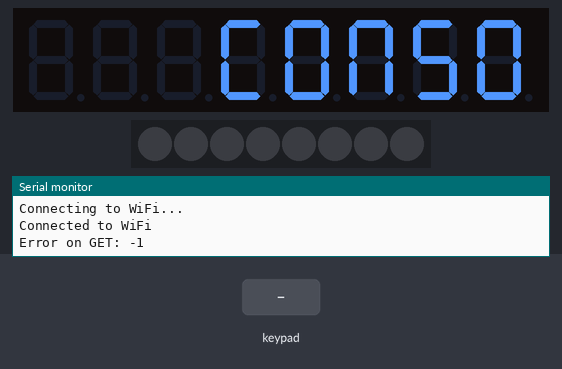
Bench run of a sketch on a simulated ESP32. On the bench: 8-digit seven-segment display, 8 RGB LEDs in strip order, left to right, the last lines printed to the serial monitor. Wiring (inferred from the names in the program): TM1638 display and keys: STB GPIO 4; clock GPIO 16; DIO GPIO 17. The test bench sets the inputs (shaded band). WiFi joins after 1.5 s; servers stay silent unless stated; uploads are accepted with an empty reply.

Above: at 3.4 s.
3.5 s: key '1' pressed
At 5.69 s:
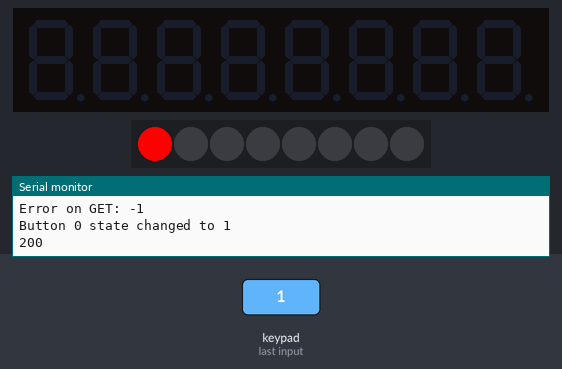
5.7 s: key '1' pressed
At 5.99 s:
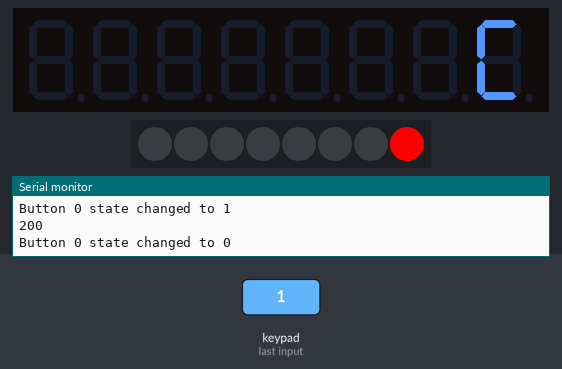
8.7 s: keypad keys 1 2 3 4 pressed 0.4 s apart
At 8.96 s:
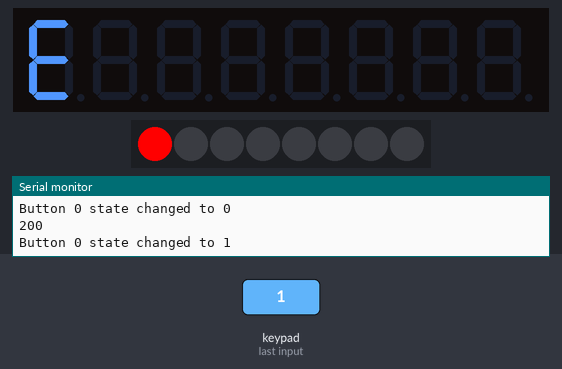
12.7 s: keypad keys 1 2 3 4 pressed 0.4 s apart
At 17.34 s:
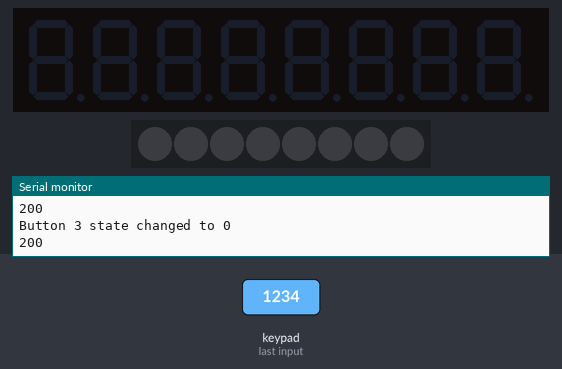
Timing chart, 0 to 18.3 s (numbered marks = the images above; inputs shaded):
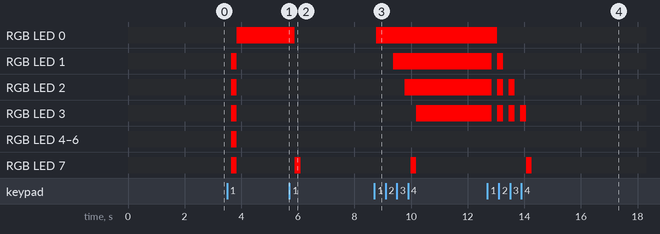

The sketch:

TM1638_buttons.ino
```cpp
/*
#include "wiring_shift_mod.h"

#define CLOCK_TYPE CLOCK_INVERT
#define CLOCK_DELAY_US 1

const int strobe_pin =  4;
const int clock_pin  = 16;
const int data_pin   = 17;


void setup()
{
  pinMode(strobe_pin, OUTPUT);
  pinMode(clock_pin, OUTPUT);
  pinMode(data_pin, OUTPUT);

  sendCommand(0x8f);  // activate
  reset();
}

void loop()
{
  uint8_t buttons = readButtons();

  for(uint8_t position = 0; position < 8; position++)
  {
    uint8_t mask = 0x1 << position;

    setLed(buttons & mask ? 1 : 0, position);
  }
}

void sendCommand(uint8_t value)
{
  digitalWrite(strobe_pin, LOW);
  shiftOutMod(data_pin, clock_pin, LSBFIRST, CLOCK_TYPE, CLOCK_DELAY_US, value);
  digitalWrite(strobe_pin, HIGH);
}

void reset()
{
  sendCommand(0x40); // set auto increment mode
  digitalWrite(strobe_pin, LOW);
  shiftOutMod(data_pin, clock_pin, LSBFIRST, CLOCK_TYPE, CLOCK_DELAY_US, 0xc0);   // set starting address to 0
  for(uint8_t i = 0; i < 16; i++)
  {
    shiftOutMod(data_pin, clock_pin, LSBFIRST, CLOCK_TYPE, CLOCK_DELAY_US, 0x00);
  }
  digitalWrite(strobe_pin, HIGH);
}

uint8_t readButtons(void)
{
  uint8_t buttons = 0;
  digitalWrite(strobe_pin, LOW);
  shiftOutMod(data_pin, clock_pin, LSBFIRST, CLOCK_TYPE, CLOCK_DELAY_US, 0x42);

  pinMode(data_pin, INPUT);

  for (uint8_t i = 0; i < 4; i++)
  {
    uint8_t v = shiftInMod(data_pin, clock_pin, LSBFIRST, CLOCK_TYPE, CLOCK_DELAY_US) << i;
    buttons |= v;
  }

  pinMode(data_pin, OUTPUT);
  digitalWrite(strobe_pin, HIGH);
  return buttons;
}

void setLed(uint8_t value, uint8_t position)
{
  pinMode(data_pin, OUTPUT);

  sendCommand(0x44);
  digitalWrite(strobe_pin, LOW);
  shiftOutMod(data_pin, clock_pin, LSBFIRST, CLOCK_TYPE, CLOCK_DELAY_US, 0xC1 + (position << 1));
  shiftOutMod(data_pin, clock_pin, LSBFIRST, CLOCK_TYPE, CLOCK_DELAY_US, value);
  digitalWrite(strobe_pin, HIGH);
}
*/

/*
#include "wiring_shift_mod.h"

#define CLOCK_TYPE CLOCK_INVERT
#define CLOCK_DELAY_US 1

const int strobe_pin =  4;
const int clock_pin  = 16;
const int data_pin   = 17;

void setup()
{
  pinMode(strobe_pin, OUTPUT);
  pinMode(clock_pin, OUTPUT);
  pinMode(data_pin, OUTPUT);

  Serial.begin(115200); // Serial haberleşmeyi başlat

  sendCommand(0x8f);  // activate
  reset();
}

void loop()
{
  uint8_t buttons = readButtons();

  for(uint8_t position = 0; position < 8; position++)
  {
    uint8_t mask = 0x1 << position;

    if(buttons & mask)
    {
      Serial.print("Button ");
      Serial.print(position);
      Serial.println(" pressed");
      delay(100);
    }

    setLed(buttons & mask ? 1 : 0, position);
  }

  delay(100); // Biraz bekle ki seri terminalde daha rahat görülebilsin
}

void sendCommand(uint8_t value)
{
  digitalWrite(strobe_pin, LOW);
  shiftOutMod(data_pin, clock_pin, LSBFIRST, CLOCK_TYPE, CLOCK_DELAY_US, value);
  digitalWrite(strobe_pin, HIGH);
}

void reset()
{
  sendCommand(0x40); // set auto increment mode
  digitalWrite(strobe_pin, LOW);
  shiftOutMod(data_pin, clock_pin, LSBFIRST, CLOCK_TYPE, CLOCK_DELAY_US, 0xc0);   // set starting address to 0
  for(uint8_t i = 0; i < 16; i++)
  {
    shiftOutMod(data_pin, clock_pin, LSBFIRST, CLOCK_TYPE, CLOCK_DELAY_US, 0x00);
  }
  digitalWrite(strobe_pin, HIGH);
}

uint8_t readButtons(void)
{
  uint8_t buttons = 0;
  digitalWrite(strobe_pin, LOW);
  shiftOutMod(data_pin, clock_pin, LSBFIRST, CLOCK_TYPE, CLOCK_DELAY_US, 0x42);

  pinMode(data_pin, INPUT);

  for (uint8_t i = 0; i < 4; i++)
  {
    uint8_t v = shiftInMod(data_pin, clock_pin, LSBFIRST, CLOCK_TYPE, CLOCK_DELAY_US) << i;
    buttons |= v;
  }

  pinMode(data_pin, OUTPUT);
  digitalWrite(strobe_pin, HIGH);
  return buttons;
}

void setLed(uint8_t value, uint8_t position)
{
  pinMode(data_pin, OUTPUT);

  sendCommand(0x44);
  digitalWrite(strobe_pin, LOW);
  shiftOutMod(data_pin, clock_pin, LSBFIRST, CLOCK_TYPE, CLOCK_DELAY_US, 0xC1 + (position << 1));
  shiftOutMod(data_pin, clock_pin, LSBFIRST, CLOCK_TYPE, CLOCK_DELAY_US, value);
  digitalWrite(strobe_pin, HIGH);
}
*/
/*

#include <WiFi.h>
#include <HTTPClient.h>
#include "wiring_shift_mod.h"

#define CLOCK_TYPE CLOCK_INVERT
#define CLOCK_DELAY_US 1

const int strobe_pin =  4;
const int clock_pin  = 16;
const int data_pin   = 17;

// WiFi bilgileri
const char* ssid = "TP-Link_B91F";
const char* password = "Bymk56212514668";
const char* serverUrl = "http://192.168.1.114:8080/Relay";

uint8_t lastButtonState = 0;

void setup()
{
  pinMode(strobe_pin, OUTPUT);
  pinMode(clock_pin, OUTPUT);
  pinMode(data_pin, OUTPUT);

  Serial.begin(9600);

  // WiFi bağlantısını başlat
  WiFi.begin(ssid, password);
  while (WiFi.status() != WL_CONNECTED) {
    delay(1000);
    Serial.println("Connecting to WiFi...");
  }
  Serial.println("Connected to WiFi");

  sendCommand(0x8f);  // activate
  reset();
}

void loop()
{
  uint8_t buttons = readButtons();

  for(uint8_t position = 0; position < 8; position++)
  {
    uint8_t mask = 0x1 << position;

    // Buton durumu değiştiyse POST isteği gönder
    if((buttons & mask) != (lastButtonState & mask))
    {
      Serial.print("Button ");
      Serial.print(position);
      Serial.println(" state changed");

      sendPostRequest(position, buttons & mask ? 1 : 0);
    }

    setLed(buttons & mask ? 1 : 0, position);
  }

  lastButtonState = buttons;
  delay(100); // Biraz bekle ki seri terminalde daha rahat görülebilsin
}

void sendCommand(uint8_t value)
{
  digitalWrite(strobe_pin, LOW);
  shiftOutMod(data_pin, clock_pin, LSBFIRST, CLOCK_TYPE, CLOCK_DELAY_US, value);
  digitalWrite(strobe_pin, HIGH);
}

void reset()
{
  sendCommand(0x40); // set auto increment mode
  digitalWrite(strobe_pin, LOW);
  shiftOutMod(data_pin, clock_pin, LSBFIRST, CLOCK_TYPE, CLOCK_DELAY_US, 0xc0);   // set starting address to 0
  for(uint8_t i = 0; i < 16; i++)
  {
    shiftOutMod(data_pin, clock_pin, LSBFIRST, CLOCK_TYPE, CLOCK_DELAY_US, 0x00);
  }
  digitalWrite(strobe_pin, HIGH);
}

uint8_t readButtons(void)
{
  uint8_t buttons = 0;
  digitalWrite(strobe_pin, LOW);
  shiftOutMod(data_pin, clock_pin, LSBFIRST, CLOCK_TYPE, CLOCK_DELAY_US, 0x42);

  pinMode(data_pin, INPUT);

  for (uint8_t i = 0; i < 4; i++)
  {
    uint8_t v = shiftInMod(data_pin, clock_pin, LSBFIRST, CLOCK_TYPE, CLOCK_DELAY_US) << i;
    buttons |= v;
  }

  pinMode(data_pin, OUTPUT);
  digitalWrite(strobe_pin, HIGH);
  return buttons;
}

void setLed(uint8_t value, uint8_t position)
{
  pinMode(data_pin, OUTPUT);

  sendCommand(0x44);
  digitalWrite(strobe_pin, LOW);
  shiftOutMod(data_pin, clock_pin, LSBFIRST, CLOCK_TYPE, CLOCK_DELAY_US, 0xC1 + (position << 1));
  shiftOutMod(data_pin, clock_pin, LSBFIRST, CLOCK_TYPE, CLOCK_DELAY_US, value);
  digitalWrite(strobe_pin, HIGH);
}

void sendPostRequest(uint8_t button, uint8_t state)
{
  if(WiFi.status() == WL_CONNECTED)
  {
    HTTPClient http;
    http.begin(serverUrl);
    http.addHeader("Content-Type", "application/x-www-form-urlencoded");

    // POST verilerini doğru formatta oluşturun
    String postData = "Relay" + String(button + 1) + "=" + String(state);

    int httpResponseCode = http.POST(postData);
    if(httpResponseCode > 0)
    {
      String response = http.getString();
      Serial.println(httpResponseCode);
      Serial.println(response);
    }
    else
    {
      Serial.print("Error on sending POST: ");
      Serial.println(httpResponseCode);
    }
    http.end();
  }
  else
  {
    Serial.println("Error in WiFi connection");
  }
}
*/
/*
#include <WiFi.h>
#include <HTTPClient.h>
#include "wiring_shift_mod.h"

#define CLOCK_TYPE CLOCK_INVERT
#define CLOCK_DELAY_US 1

const int strobe_pin =  4;
const int clock_pin  = 16;
const int data_pin   = 17;

// WiFi bilgileri
const char* ssid = "TP-Link_B91F";
const char* password = "Bymk56212514668";
const char* serverUrl = "http://192.168.1.114:8080/Relay";

uint8_t lastButtonState = 0;
uint8_t relayStates[8] = {0};  // Röle durumlarını tutmak için dizi
unsigned long lastDebounceTime = 0;
const unsigned long debounceDelay = 50;  // Debounce süresi

void setup()
{
  pinMode(strobe_pin, OUTPUT);
  pinMode(clock_pin, OUTPUT);
  pinMode(data_pin, OUTPUT);

  Serial.begin(9600);

  // WiFi bağlantısını başlat
  WiFi.begin(ssid, password);
  while (WiFi.status() != WL_CONNECTED) {
    delay(1000);
    Serial.println("Connecting to WiFi...");
  }
  Serial.println("Connected to WiFi");

  sendCommand(0x8f);  // activate
  reset();
}

void loop()
{
  uint8_t buttons = readButtons();

  if ((millis() - lastDebounceTime) > debounceDelay) {
    for(uint8_t position = 0; position < 8; position++)
    {
      uint8_t mask = 0x1 << position;

      // Buton durumu değiştiyse ve basıldıysa
      if ((buttons & mask) && !(lastButtonState & mask))
      {
        relayStates[position] = !relayStates[position];  // Rölenin durumunu değiştir
        Serial.print("Button ");
        Serial.print(position);
        Serial.print(" state changed to ");
        Serial.println(relayStates[position]);

        sendPostRequest(position, relayStates[position]);
        lastDebounceTime = millis();
      }

      setLed(relayStates[position], position);  // LED durumunu güncelle
    }

    lastButtonState = buttons;
  }

  delay(50);  // Döngüyü yavaşlatmak için bekleyin
}

void sendCommand(uint8_t value)
{
  digitalWrite(strobe_pin, LOW);
  shiftOutMod(data_pin, clock_pin, LSBFIRST, CLOCK_TYPE, CLOCK_DELAY_US, value);
  digitalWrite(strobe_pin, HIGH);
}

void reset()
{
  sendCommand(0x40); // set auto increment mode
  digitalWrite(strobe_pin, LOW);
  shiftOutMod(data_pin, clock_pin, LSBFIRST, CLOCK_TYPE, CLOCK_DELAY_US, 0xc0);   // set starting address to 0
  for(uint8_t i = 0; i < 16; i++)
  {
    shiftOutMod(data_pin, clock_pin, LSBFIRST, CLOCK_TYPE, CLOCK_DELAY_US, 0x00);
  }
  digitalWrite(strobe_pin, HIGH);
}

uint8_t readButtons(void)
{
  uint8_t buttons = 0;
  digitalWrite(strobe_pin, LOW);
  shiftOutMod(data_pin, clock_pin, LSBFIRST, CLOCK_TYPE, CLOCK_DELAY_US, 0x42);

  pinMode(data_pin, INPUT);

  for (uint8_t i = 0; i < 4; i++)
  {
    uint8_t v = shiftInMod(data_pin, clock_pin, LSBFIRST, CLOCK_TYPE, CLOCK_DELAY_US) << i;
    buttons |= v;
  }

  pinMode(data_pin, OUTPUT);
  digitalWrite(strobe_pin, HIGH);
  return buttons;
}

void setLed(uint8_t value, uint8_t position)
{
  pinMode(data_pin, OUTPUT);

  sendCommand(0x44);
  digitalWrite(strobe_pin, LOW);
  shiftOutMod(data_pin, clock_pin, LSBFIRST, CLOCK_TYPE, CLOCK_DELAY_US, 0xC1 + (position << 1));
  shiftOutMod(data_pin, clock_pin, LSBFIRST, CLOCK_TYPE, CLOCK_DELAY_US, value);
  digitalWrite(strobe_pin, HIGH);
}

void sendPostRequest(uint8_t button, uint8_t state)
{
    if(WiFi.status() == WL_CONNECTED)
    {
        HTTPClient http;
        http.begin(serverUrl);
        http.addHeader("Content-Type", "application/x-www-form-urlencoded");

        String postData = "RelayIndex=" + String(button) + "&RelayState=" + String(state);

        int httpResponseCode = http.POST(postData);
        if(httpResponseCode > 0)
        {
            String response = http.getString();
            Serial.println(httpResponseCode);
            Serial.println(response);
        }
        else
        {
            Serial.print("Error on sending POST: ");
            Serial.println(httpResponseCode);
        }
        http.end();
    }
    else
    {
        Serial.println("Error in WiFi connection");
    }
}

*/

#include <WiFi.h>
#include <HTTPClient.h>
#include "wiring_shift_mod.h"

#define CLOCK_TYPE CLOCK_INVERT
#define CLOCK_DELAY_US 1

const int strobe_pin =  4;
const int clock_pin  = 16;
const int data_pin   = 17;

// WiFi bilgileri
const char* ssid = "TP-Link_B91F";
const char* password = "Bymk56212514668";
const char* serverUrl = "http://192.168.1.114:8080";

uint8_t lastButtonState = 0;
uint8_t relayStates[8] = {0};  // Röle durumlarını tutmak için dizi
unsigned long lastDebounceTime = 0;
const unsigned long debounceDelay = 50;  // Debounce süresi

void setup()
{
  pinMode(strobe_pin, OUTPUT);
  pinMode(clock_pin, OUTPUT);
  pinMode(data_pin, OUTPUT);

  Serial.begin(9600);

  // WiFi bağlantısını başlat
  WiFi.begin(ssid, password);
  while (WiFi.status() != WL_CONNECTED) {
    delay(1000);
    Serial.println("Connecting to WiFi...");
  }
  Serial.println("Connected to WiFi");

  sendCommand(0x8f);  // activate
  reset();

  // Başlangıçta mevcut röle durumlarını al
  updateRelayStates();
}

void loop()
{
  scroll();
  uint8_t buttons = readButtons();

  if ((millis() - lastDebounceTime) > debounceDelay) {
    for(uint8_t position = 0; position < 8; position++)
    {
      uint8_t mask = 0x1 << position;

      // Buton durumu değiştiyse ve basıldıysa
      if ((buttons & mask) && !(lastButtonState & mask))
      {
        // Röle durumunu güncelle
        relayStates[position] = !relayStates[position];
        Serial.print("Button ");
        Serial.print(position);
        Serial.print(" state changed to ");
        Serial.println(relayStates[position]);

        // Röle durumunu sunucuya gönder
        sendPostRequest(position, relayStates[position]);

        // Debounce süresini güncelle
        lastDebounceTime = millis();
      }

      // LED durumunu güncelle
      setLed(relayStates[position], position);
    }

    // Son buton durumunu güncelle
    lastButtonState = buttons;
  }

  delay(200);  // Döngüyü yavaşlatmak için bekleyin
}

void sendCommand(uint8_t value)
{
  digitalWrite(strobe_pin, LOW);
  shiftOutMod(data_pin, clock_pin, LSBFIRST, CLOCK_TYPE, CLOCK_DELAY_US, value);
  digitalWrite(strobe_pin, HIGH);
}

void reset()
{
  sendCommand(0x40); // set auto increment mode
  digitalWrite(strobe_pin, LOW);
  shiftOutMod(data_pin, clock_pin, LSBFIRST, CLOCK_TYPE, CLOCK_DELAY_US, 0xc0);   // set starting address to 0
  for(uint8_t i = 0; i < 16; i++)
  {
    shiftOutMod(data_pin, clock_pin, LSBFIRST, CLOCK_TYPE, CLOCK_DELAY_US, 0x00);
  }
  digitalWrite(strobe_pin, HIGH);
}

uint8_t readButtons(void)
{
  uint8_t buttons = 0;
  digitalWrite(strobe_pin, LOW);
  shiftOutMod(data_pin, clock_pin, LSBFIRST, CLOCK_TYPE, CLOCK_DELAY_US, 0x42);

  pinMode(data_pin, INPUT);

  for (uint8_t i = 0; i < 4; i++)
  {
    uint8_t v = shiftInMod(data_pin, clock_pin, LSBFIRST, CLOCK_TYPE, CLOCK_DELAY_US) << i;
    buttons |= v;
  }

  pinMode(data_pin, OUTPUT);
  digitalWrite(strobe_pin, HIGH);
  return buttons;
}

void setLed(uint8_t value, uint8_t position)
{
  pinMode(data_pin, OUTPUT);

  sendCommand(0x44);
  digitalWrite(strobe_pin, LOW);
  shiftOutMod(data_pin, clock_pin, LSBFIRST, CLOCK_TYPE, CLOCK_DELAY_US, 0xC1 + (position << 1));
  shiftOutMod(data_pin, clock_pin, LSBFIRST, CLOCK_TYPE, CLOCK_DELAY_US, value);
  digitalWrite(strobe_pin, HIGH);
}

void sendPostRequest(uint8_t button, uint8_t state)
{
    if(WiFi.status() == WL_CONNECTED)
    {
        HTTPClient http;
        String postData = "/control"; // REST endpoint
        String payload = "RelayIndex=" + String(button) + "&RelayState=" + String(state);

        http.begin(serverUrl + postData);
        http.addHeader("Content-Type", "application/x-www-form-urlencoded");

        int httpResponseCode = http.POST(payload);
        if(httpResponseCode > 0)
        {
            String response = http.getString();
            Serial.println(httpResponseCode);
            Serial.println(response);
        }
        else
        {
            Serial.print("Error on sending POST: ");
            Serial.println(httpResponseCode);
        }
        http.end();
    }
    else
    {
        Serial.println("Error in WiFi connection");
    }
}

void updateRelayStates()
{
    if(WiFi.status() == WL_CONNECTED)
    {
        HTTPClient http;
        String url = String(serverUrl) + "/relay_status"; // String kullanarak URL birleştirme
        http.begin(url);
        int httpResponseCode = http.GET();
        if(httpResponseCode > 0)
        {
            String response = http.getString();
            Serial.println(response);

            for (int i = 0; i < 8; i++)
            {
                if (i < response.length())
                {
                    relayStates[i] = response.charAt(i) - '0'; // Karakterden integera çevir
                    setLed(relayStates[i], i);
                }
            }
        }
        else
        {
            Serial.print("Error on GET: ");
            Serial.println(httpResponseCode);
        }
        http.end();
    }
    else
    {
        Serial.println("Error in WiFi connection");
    }
}

bool scroll()
{

  uint8_t scrollText[] =
  {
    /* */ /* */ /* */ /* */ /* */ /* */ /* */ /* */
    0x00, 0x00, 0x00, 0x00, 0x00, 0x00, 0x00, 0x00,
    /*C*/ /*O*/ /*N*/ /*S*/ /*O*/ /*L*/ /*E*/ /* */
    0x39, 0x3F, 0x37, 0x6D, 0x3F, 0x38, 0x79, 0x00,
    /* */ /* */ /* */ /* */ /* */ /* */ /* */ /* */
    0x00, 0x00, 0x00, 0x00, 0x00, 0x00, 0x00, 0x00,
    /*C*/ /*O*/ /*N*/ /*S*/ /*O*/ /*L*/ /*E*/ /* */
    0x39, 0x3F, 0x37, 0x6D, 0x3F, 0x38, 0x79, 0x00,
  };


  static uint8_t index = 0;
  uint8_t scrollLength = sizeof(scrollText);

  sendCommand(0x40);
  digitalWrite(strobe_pin, LOW);
  shiftOutMod(data_pin, clock_pin, LSBFIRST, CLOCK_TYPE, CLOCK_DELAY_US, 0xc0);

  for(int i = 0; i < 8; i++)
  {
    uint8_t c = scrollText[(index + i) % scrollLength];

    shiftOutMod(data_pin, clock_pin, LSBFIRST, CLOCK_TYPE, CLOCK_DELAY_US, c);
    shiftOutMod(data_pin, clock_pin, LSBFIRST, CLOCK_TYPE, CLOCK_DELAY_US, c != 0 ? 1 : 0);
  }

  digitalWrite(strobe_pin, HIGH);

  index = ++index % (scrollLength << 1);

  return index == 0;
}
```

wiring_shift_mod.cpp
```cpp
// (licence header left out)
#include "wiring_private.h"
#include "wiring_shift_mod.h"

uint8_t shiftInMod(uint8_t dataPin, uint8_t clockPin, uint8_t bitOrder, uint8_t clock_type, uint16_t clock_delay_us) {
	uint8_t value = 0;
	uint8_t i;


	for (i = 0; i < 8; ++i) {
		digitalWrite(clockPin, (clock_type ? LOW : HIGH));
    delayMicroseconds(clock_delay_us);
		if (bitOrder == LSBFIRST)
			value |= digitalRead(dataPin) << i;
		else
			value |= digitalRead(dataPin) << (7 - i);
		digitalWrite(clockPin, (clock_type ? HIGH : LOW));
	}
	return value;
}

void shiftOutMod(uint8_t dataPin, uint8_t clockPin, uint8_t bitOrder, uint8_t clock_type, uint16_t clock_delay_us, uint8_t val)
{
	uint8_t i;

	for (i = 0; i < 8; i++)  {
		if (bitOrder == LSBFIRST)
			digitalWrite(dataPin, !!(val & (1 << i)));
		else
			digitalWrite(dataPin, !!(val & (1 << (7 - i))));

		digitalWrite(clockPin, (clock_type ? LOW : HIGH));
    delayMicroseconds(clock_delay_us);
		digitalWrite(clockPin, (clock_type ? HIGH : LOW));
	}
}
```

Source omitted: wiring_shift_mod.h (358 bytes)

Measured:
- after the input at 3.5 s, the display: first changes after 0.14 s (image 1 shows a later state)
- after the input at 8.7 s, the display: changes after 0.06 s (image 3)
- what the display in image 4 shows lasts 0.4 s, from 17.1 s to 17.5 s
